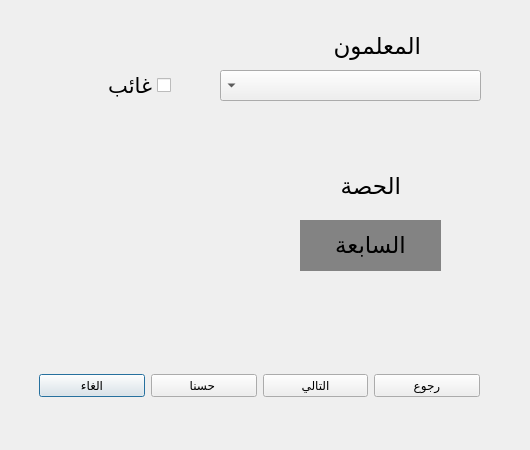
<?xml version="1.0" encoding="UTF-8"?>
<ui version="4.0">
 <class>Dialog</class>
 <widget class="QDialog" name="Dialog">
  <property name="geometry">
   <rect>
    <x>0</x>
    <y>0</y>
    <width>530</width>
    <height>450</height>
   </rect>
  </property>
  <property name="windowTitle">
   <string>Dialog</string>
  </property>
  <widget class="QWidget" name="layoutWidget">
   <property name="geometry">
    <rect>
     <x>39</x>
     <y>350</y>
     <width>441</width>
     <height>71</height>
    </rect>
   </property>
   <layout class="QHBoxLayout" name="horizontalLayout">
    <item>
     <widget class="QPushButton" name="pushButton_4">
      <property name="text">
       <string>الغاء</string>
      </property>
     </widget>
    </item>
    <item>
     <widget class="QPushButton" name="pushButton_2">
      <property name="text">
       <string>حسنا </string>
      </property>
     </widget>
    </item>
    <item>
     <widget class="QPushButton" name="pushButton">
      <property name="text">
       <string>التالي</string>
      </property>
     </widget>
    </item>
    <item>
     <widget class="QPushButton" name="pushButton_3">
      <property name="text">
       <string>رجوع</string>
      </property>
     </widget>
    </item>
   </layout>
  </widget>
  <widget class="QComboBox" name="comboBox">
   <property name="geometry">
    <rect>
     <x>220</x>
     <y>70</y>
     <width>261</width>
     <height>31</height>
    </rect>
   </property>
   <property name="font">
    <font>
     <pointsize>14</pointsize>
    </font>
   </property>
   <property name="layoutDirection">
    <enum>Qt::RightToLeft</enum>
   </property>
  </widget>
  <widget class="QLabel" name="label">
   <property name="geometry">
    <rect>
     <x>280</x>
     <y>30</y>
     <width>141</width>
     <height>31</height>
    </rect>
   </property>
   <property name="font">
    <font>
     <pointsize>17</pointsize>
    </font>
   </property>
   <property name="text">
    <string>المعلمون</string>
   </property>
  </widget>
  <widget class="QLabel" name="label_2">
   <property name="geometry">
    <rect>
     <x>260</x>
     <y>170</y>
     <width>141</width>
     <height>31</height>
    </rect>
   </property>
   <property name="font">
    <font>
     <pointsize>17</pointsize>
    </font>
   </property>
   <property name="text">
    <string>الحصة</string>
   </property>
  </widget>
  <widget class="QCheckBox" name="checkBox">
   <property name="geometry">
    <rect>
     <x>80</x>
     <y>60</y>
     <width>91</width>
     <height>51</height>
    </rect>
   </property>
   <property name="font">
    <font>
     <pointsize>16</pointsize>
     <weight>50</weight>
     <bold>false</bold>
    </font>
   </property>
   <property name="layoutDirection">
    <enum>Qt::RightToLeft</enum>
   </property>
   <property name="text">
    <string>غائب</string>
   </property>
  </widget>
  <widget class="QLabel" name="label_3">
   <property name="geometry">
    <rect>
     <x>300</x>
     <y>220</y>
     <width>141</width>
     <height>51</height>
    </rect>
   </property>
   <property name="font">
    <font>
     <pointsize>17</pointsize>
    </font>
   </property>
   <property name="mouseTracking">
    <bool>true</bool>
   </property>
   <property name="styleSheet">
    <string notr="true">background-color: rgb(131, 131, 131);</string>
   </property>
   <property name="text">
    <string>&lt;html&gt;&lt;head/&gt;&lt;body&gt;&lt;p align=&quot;center&quot;&gt;السابعة&lt;/p&gt;&lt;/body&gt;&lt;/html&gt;</string>
   </property>
  </widget>
 </widget>
 <resources/>
 <connections/>
</ui>
